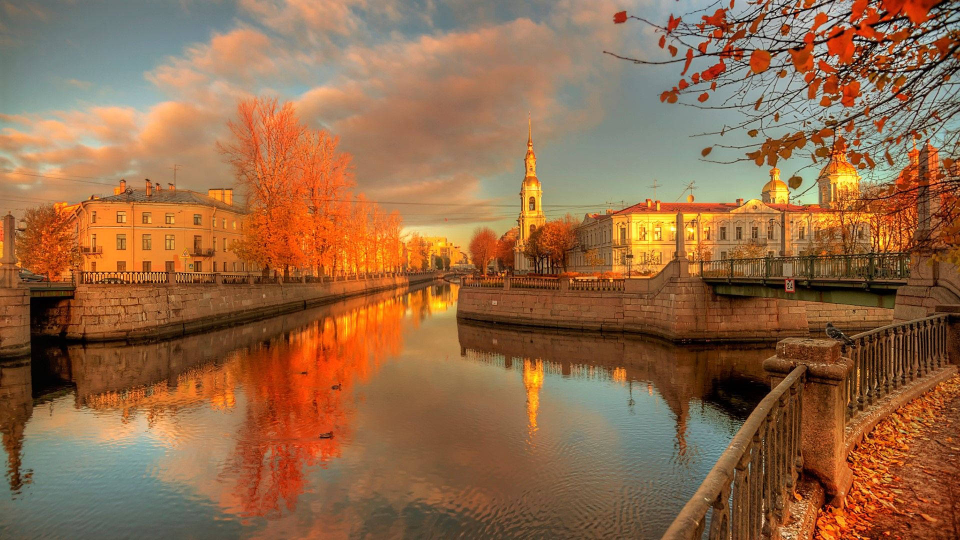
#> input picture petersburg.jpg, 1920 x 1080 px, found by its file name (shown at 1/2 size)
$ python Opening.py
#> lines starting #> are read from the running program, lines starting #| are printed output that depends on the picture
import cv2
import numpy as np
# The formula is: Opening = First Erosion + Then Dilation
# By preserving the object's size, you clear out any noise that might appear as "fly droppings" around it.

image = cv2.imread('petersburg.jpg', 0)
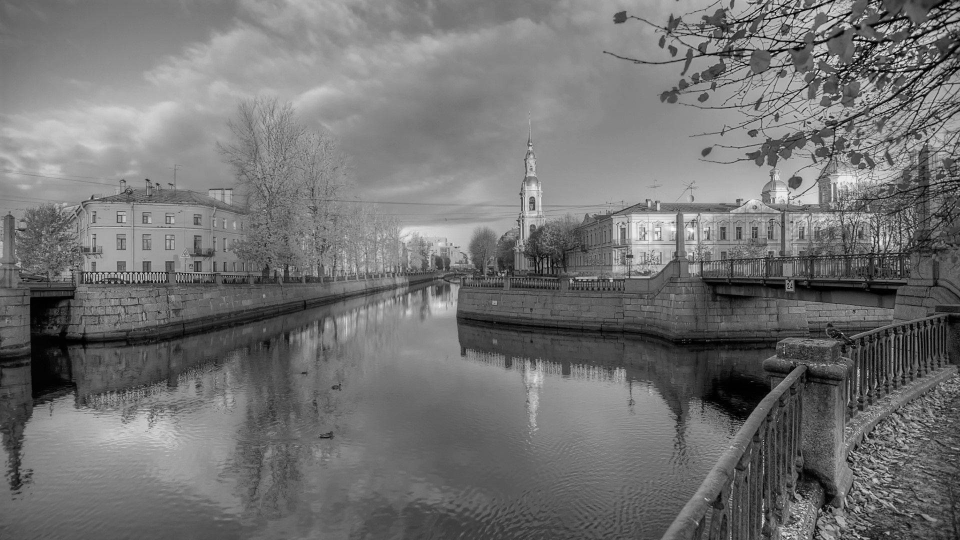
#> image: shape (1080, 1920) (shown at 1/2 size); min 0, max 255, mean 114.3
image=cv2.resize(image,(300,300))
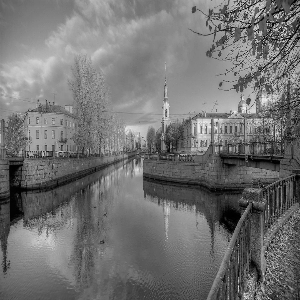
#> image: shape (300, 300); min 0, max 243, mean 114.2

kernel = np.ones((5, 5), np.uint8)

# Opening Process
opening = cv2.morphologyEx(image, cv2.MORPH_OPEN, kernel)
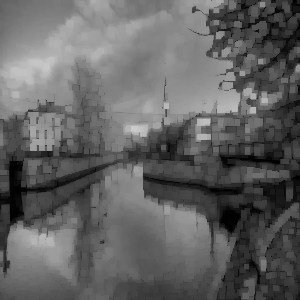
#> opening: shape (300, 300); min 0, max 202, mean 98.3

collage = cv2.hconcat([image,opening])
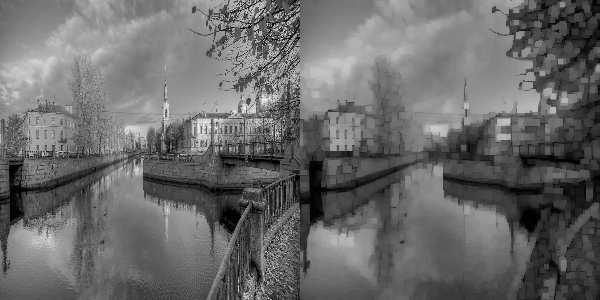
#> collage: shape (300, 600); min 0, max 243, mean 106.2
cv2.imshow("Original image --> Opening",collage)
cv2.waitKey(0)
cv2.destroyAllWindows()
